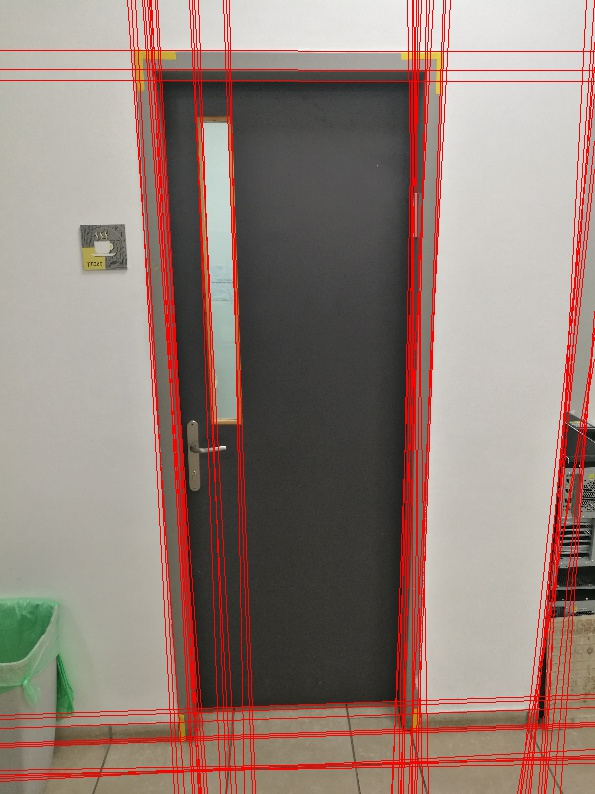
#> input picture project_improvements/doors_detection/Houghlines_on_original_image.jpg, 595 x 794 px
$ python -i scripts.py   (imports and definitions only)
#> lines starting #> are read from the running program, lines starting #| are printed output that depends on the picture; after the words box and inside, x2 and y2 are one past the last pixel; in counts of white or black regions, pixels touching at a corner belong together
import numpy as np
import cv2
from matplotlib import pyplot as plt
import matplotlib.image as mpimg
import os
from sklearn import linear_model, datasets
from collections import defaultdict
import shutil

def rgb_2_hsv_pixel(rgb: list):
    pixel = np.zeros((1, 1, 3))
    pixel[0][0] = np.array(rgb)
    pixel = pixel.astype(np.uint8)

    return cv2.cvtColor(pixel, cv2.COLOR_RGB2HSV)

def get_color_bounds(pixel, H_margin : list, S_margin: list, V_margin: list):
    H = pixel[0][0][0]
    S = pixel[0][0][1]
    V = pixel[0][0][2]

    lower_bound = np.array([H-H_margin[0], S-S_margin[0], V-V_margin[0]])
    upper_bound = np.array([H+H_margin[1], S+S_margin[1], V+V_margin[1]])

    for bound in [lower_bound, upper_bound]:
        for idx, val in enumerate(bound):
            if val > 255:
                bound[idx] = 255

    return (lower_bound, upper_bound)


# [30 lines left out: function get_signle_ransac, not called in this run]


def draw_hough_lines(draw_img_input: np.ndarray, edges_img: np.ndarray, threshold: int, rho_res: int = 1, theha_res = np.pi/180):
    draw_img = np.copy(draw_img_input)
    lines = cv2.HoughLines(edges_img, rho=rho_res, theta=theha_res, threshold=threshold)

    draw_hough_lines_on_img(lines, draw_img)
    return (draw_img, lines)


def draw_hough_lines_on_img(lines: np.ndarray, input_img, color=(0, 0, 255), thickness=1):

    # draw on input_img the lines
    if lines is not None:
        for line_num in range(lines.shape[0]):
            rho = lines[line_num][0][0]
            theta = lines[line_num][0][1]
            a = np.cos(theta)
            b = np.sin(theta)
            x0 = a * rho
            y0 = b * rho
            x1 = int(x0 + 1000 * (-b))
            y1 = int(y0 + 1000 * (a))
            x2 = int(x0 - 1000 * (-b))
            y2 = int(y0 - 1000 * (a))
            cv2.line(input_img, (x1, y1), (x2, y2), color, thickness)
    return input_img

def get_common_lines(lines_base: np.ndarray, lines_mask: np.ndarray, threshold_rho: int, threshold_theta: float):

    # calculate the euclidean distance between the parameters of each line in both arrays
    # save only the lines where the difference is smaller than threshold

    new_lines = []
    lines_arr = None

    # [11 lines left out: function inner_loop, not called in this run]

    if lines_base is not None and lines_mask is not None:
        for line_num_1 in range(lines_base.shape[0]):
            rho_1 = lines_base[line_num_1][0][0]
            theta_1 = lines_base[line_num_1][0][1]
            inner_loop(rho_1, theta_1)

    if len(new_lines) > 0:
        new_lines_arr =  np.asarray(new_lines)
        lines_arr = np.expand_dims(new_lines_arr, 1)

    return lines_arr


def non_max_suppression_lines(lines: np.ndarray, threshold_rho: int, threshold_theta: float):
    # Find similar lines inside the defined boundaries
    # Take their mean

    new_lines = []
    lines_arr = None
    suppressed_lines = []

    if lines is not None:
        for line_num in range(lines.shape[0]):
            rho = lines[line_num][0][0]
            theta = lines[line_num][0][1]
            met_suppressed_line = False  # is not, create new line

            x0 = rho * np.cos(theta)
            y0 = rho * np.sin(theta)

            line_param = np.array([x0, y0])

            for suppressed_line in suppressed_lines:
                rho_supp = suppressed_line[0]
                theta_supp = suppressed_line[1]

                x0_supp = rho_supp * np.cos(theta_supp)
                y0_supp = rho_supp * np.sin(theta_supp)

                supprassed_params = np.array([x0_supp, y0_supp])

                diff = np.abs(theta - theta_supp)
                angle_diff = np.min([diff, np.pi - diff])  # use pi instead of pi*2 since lines looking opposite are same


                distance = np.linalg.norm(line_param - supprassed_params)

                if distance <= threshold_rho and angle_diff <= threshold_theta:

                    if rho < 0:
                        rho = np.abs(rho)
                        theta = theta - np.pi  # will yield same line

                    suppressed_line[0] = (rho_supp + rho) / 2  # mean
                    suppressed_line[1] = (theta_supp + theta) / 2  # mean
                    met_suppressed_line = True

            if not met_suppressed_line:
                # bring all lines to one policy - no negative rho!
                if rho < 0:
                    rho = np.abs(rho)
                    theta = theta - np.pi # will yield same line
                suppressed_lines.append([rho, theta])

    if len(suppressed_lines) > 0:
        new_lines_arr =  np.asarray(suppressed_lines)
        lines_arr = np.expand_dims(new_lines_arr, 1)
    return lines_arr


# [100 lines left out: functions find_intersections, segment_by_angle_kmeans, intersection, segmented_intersections, draw_polygons, not called in this run]


def get_segmentation(input_img_loc: str, debug: bool=True, debug_folder: str="output_debug"):
    """This process receives an image, and outputs its segmentation"""
#> called with input_img_loc = 'Houghlines_on_original_image.jpg', debug = True, debug_folder = 'output_debug'
    if debug:
        if os.path.exists(debug_folder):
            shutil.rmtree(debug_folder, ignore_errors=True)
            os.mkdir(debug_folder)
        else:
            os.mkdir(debug_folder)

    # Main parameters of the process
    # 1. filter color
    # We are interested mainly in the Hue value, which is quiet saturated. Define a margin of +- 10 and filter the original image
    H_margin = [6, 6]
    S_Margin = [40, 100]
    V_margin = [120, 100]

    # 2. Morphological 'open' operation
    kernel = np.ones((2, 2), np.uint8)

    # 3. Canny edge detector - normal image
    canny_threshold_normal_1 = 80
    canny_threshold_normal_2 = 120
    canny_aperture_size_normal = 3

    # 3. Canny edge detector - mask image
    canny_threshold_mask_1 = 60
    canny_threshold_mask_2 = 120
    canny_aperture_size_mask = 3

    # 4. Hough on original edges
    hough_threshold_normal = 80

    # 5. Hough on masked image edges
    hough_threshold_masked = 25

    # 6. threshold to find common lines
    threshold_rho_common = 5
    threshold_theta_common = 0.2

    # 7. threshold for non max suppression
    threshold_rho_max_sup = 45
    threshold_theta_max_sup = 1

    img_cv = cv2.imread(input_img_loc)
#> img_cv is the input picture: shape (794, 595, 3); mean B, G, R 119.8, 127.8, 148.5
    img_mp = mpimg.imread(input_img_loc)

    if debug:
        cv2.imwrite(os.path.join(debug_folder, '1_input_img.jpg'), img_cv)

    img_cv = cv2.resize(img_cv, None, fx=0.2, fy=0.2)
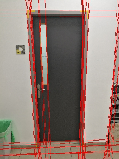
#> img_cv: shape (159, 119, 3); mean B, G, R 120, 128, 148.5
    img_mp = cv2.resize(img_mp, None, fx=0.2, fy=0.2)
#> img_mp: shape (159, 119, 3)

    img2_hsv = cv2.cvtColor(img_mp, cv2.COLOR_RGB2HSV)
#> img2_hsv: shape (159, 119, 3); mean H, S, V 23.9, 49.3, 149.8

    # get the yellow pixel in hsv
    # the yellow is approximately [193 165 65]  in RGB
    yellow_pixel = rgb_2_hsv_pixel([193, 165, 65])
    # the yellow is approximately [23 169 169]  in HSV


    (lower_yellow, upper_yellow) = get_color_bounds(yellow_pixel, H_margin, S_Margin, V_margin)

    mask_img = cv2.inRange(img2_hsv, lower_yellow, upper_yellow)
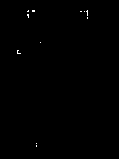
#> mask_img: shape (159, 119); 0.21% white in thin lines or dots, all inside (x1, y1, x2, y2) = (17, 10, 88, 147)

    if debug:
        cv2.imwrite(os.path.join(debug_folder, '2_mask_before_morph.jpg'), mask_img)
    # use morphological 'open'

    mask_img = cv2.morphologyEx(mask_img, cv2.MORPH_OPEN, kernel)
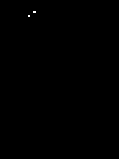
#> mask_img: shape (159, 119); 0.05% white in thin lines or dots, all inside (x1, y1, x2, y2) = (28, 11, 36, 17)

    if debug:
        cv2.imwrite(os.path.join(debug_folder, '3_mask_after_morph.jpg'), mask_img)


    # Using the RANSAC algorithm to find the lines which resemble the lines of the doors
    # Regular algorithms find only one model using the RANSAC algorithm.
    # We here have to find numerous lines, which will sum to 3 after the non-max suppression.

    # original_img = np.copy(img_cv)
    # ransac_img = get_signle_ransac(original_img, mask_img)
    # cv2.imshow('RANSAC image', ransac_img)
    # cv2.imwrite('output/RANSAC_example.jpg', ransac_img)


    # Using the Hough transform algorithm to find the lines
    # first demonstrate on original image
    original_img = np.copy(img_cv)
    gray = cv2.cvtColor(original_img, cv2.COLOR_BGR2GRAY)
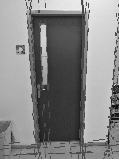
#> gray: shape (159, 119); min 1, max 237, mean 133.2
    edges = cv2.Canny(gray, threshold1=canny_threshold_normal_1, threshold2=canny_threshold_normal_2, apertureSize=canny_aperture_size_normal)
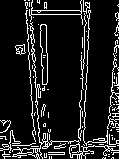
#> edges: shape (159, 119); 12.1% white in thin lines or dots

    if debug:
        cv2.imwrite(os.path.join(debug_folder, '4_Edges_original_image.jpg'), edges)

    hough_image, lines_on_normal_image = draw_hough_lines(original_img, edges, threshold=hough_threshold_normal)
#> in draw_hough_lines, `lines = cv2.HoughLines(edges_img, rho=rho_res, theta=theha_res, thresh..`: lines = [[90, 0.0524], [86, 0.0524], [-31, 3.09], [-26, 3.09], [-25, 3.07], [89, 0.0349], [-29, 3.07]]
#> the loop in draw_hough_lines_on_img, `for line_num in range(lines.shape[0]):` made 7 passes
#> (rho, theta, a, b, x0, y0, x1, y1) on passes 1 to 7: (90, 0.0524, 0.999, 0.0523, 89.88, 4.71, 37, 1003), (86, 0.0524, 0.999, 0.0523, 85.88, 4.5, 33, 1003), (-31, 3.09, -0.999, 0.0523, 30.96, -1.62, -21, -1000), (-26, 3.09, -0.999, 0.0523, 25.96, -1.36, -26, -999), (-25, 3.07, -0.998, 0.0698, 24.94, -1.74, -44, -999), (89, 0.0349, 0.999, 0.0349, 88.95, 3.11, 54, 1002), (-29, 3.07, -0.998, 0.0698, 28.93, -2.02, -40, -999)
#> after the loop in draw_hough_lines_on_img, `for line_num in range(lines.shape[0]):`:
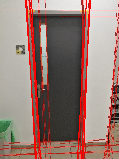
#> input_img: shape (159, 119, 3); mean B, G, R 116.1, 123.8, 152.2
#> lines_on_normal_image has the same summary as lines in draw_hough_lines

    if debug:
        cv2.imwrite(os.path.join(debug_folder, '5_Houghlines_on_original_image.jpg'), hough_image)


    # now use on the image with the mask
    mask_img_copy = np.copy(mask_img)
    edges_mask = cv2.Canny(mask_img_copy, threshold1=canny_threshold_mask_1, threshold2=canny_threshold_mask_2, apertureSize=canny_aperture_size_mask)
#> edges_mask: shape (159, 119); 0.03% white in thin lines or dots, all inside (x1, y1, x2, y2) = (33, 10, 36, 13)

    if debug:
        cv2.imwrite(os.path.join(debug_folder, '6_Edges_of_the_mask_image.jpg'), edges_mask)


    # [5 lines of commented-out code are left out]
    hough_image_2, lines_on_masked_img = draw_hough_lines(original_img, edges_mask, threshold=hough_threshold_masked)
    if debug:
        cv2.imwrite(os.path.join(debug_folder, '7_Houghlines_on_original_image_from_mask.jpg'), hough_image_2)


    # To get better result, use the mask
    # for each line found from original img, check if it includes the mask image
    #   new_mask = cv2.bitwise_and(edges, edges, mask = mask_img_2)

    # get the lines which are similar between the ones extracted from the normal image
    # and the masked image

    common_lines = get_common_lines(lines_on_masked_img, lines_on_normal_image, threshold_rho=threshold_rho_common, threshold_theta=threshold_theta_common)

    # draw those lines on the original image
    filtered_lines_image = np.copy(original_img)
    filtered_lines_image = draw_hough_lines_on_img(common_lines, filtered_lines_image)
    if debug:
        cv2.imwrite(os.path.join(debug_folder, '8_Merged_lines_on_original_image.jpg'), filtered_lines_image)

    if common_lines is not None:
        print("Commong lines detected: " + str(common_lines.shape[0]))


    # Use the non-max suppression to unite common lines
    non_max_common_lines = non_max_suppression_lines(common_lines, threshold_rho=threshold_rho_max_sup, threshold_theta=threshold_theta_max_sup)

    # draw those lines on the original image
    filtered_suppressed_lines_image = np.copy(original_img)
    filtered_suppressed_lines_image = draw_hough_lines_on_img(non_max_common_lines, filtered_suppressed_lines_image)
    if debug:
        cv2.imwrite(os.path.join(debug_folder, '9_Suppressed_lines_on_original_image.jpg'), filtered_suppressed_lines_image)

    if common_lines is not None:
        print("Suppressed lines detected: " + str(non_max_common_lines.shape[0]))


    # To continue, we NEED to have EXACTLY 4 lines.

    # Find 4 intersection points
    if non_max_common_lines is None:
        return None


    (intersection_points, segmented_lines, intersections_image) = find_intersections(non_max_common_lines, original_img)

    if debug:
        cv2.imwrite(os.path.join(debug_folder, '10_Intersections_image.jpg'), intersections_image)

    if len(segmented_lines[0]) == 2 and len(segmented_lines[1]) == 2:
        # draw the polygon inside
        polygon_image = draw_polygons(intersection_points, original_img)
        if debug:
            cv2.imwrite(os.path.join(debug_folder, '11_Polygon.jpg'), polygon_image)
    else:
        polygon_image = None

    return polygon_image

>>> result = get_segmentation('Houghlines_on_original_image.jpg')
